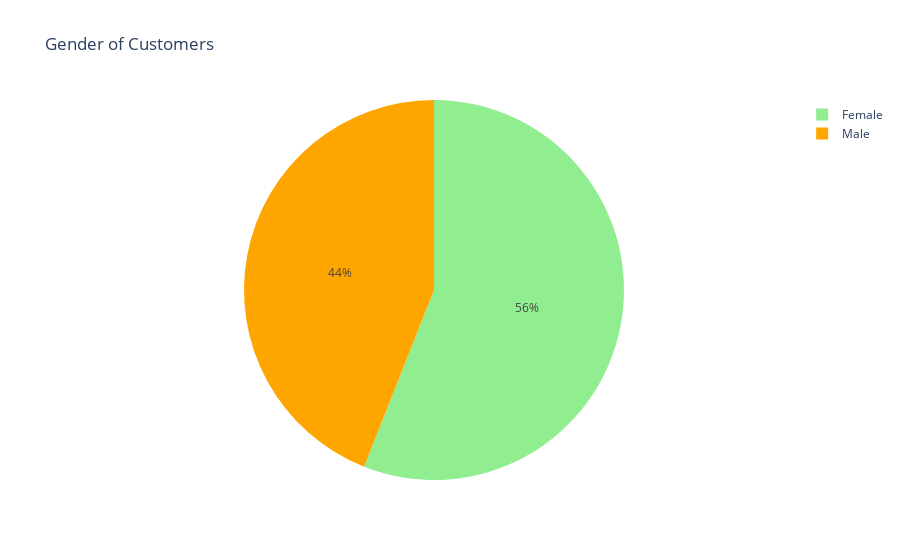

The code cell stored with this chart in its notebook:
### Code cell
labels = ['Female', 'Male']
size = df['Gender'].value_counts()
colors = ['lightgreen', 'orange']

PieChart(labels, size, colors)

### Figure 1 — Plotly figure (JSON) as saved in the notebook; plotly's stock layout.template omitted (floating-point values rounded to 4 significant figures)
{"data": [{"marker": {"colors": ["lightgreen", "orange"]}, "values": [112, 88], "labels": ["Female", "Male"], "type": "pie"}], "layout": {"title": {"text": "Gender of Customers"}}}
